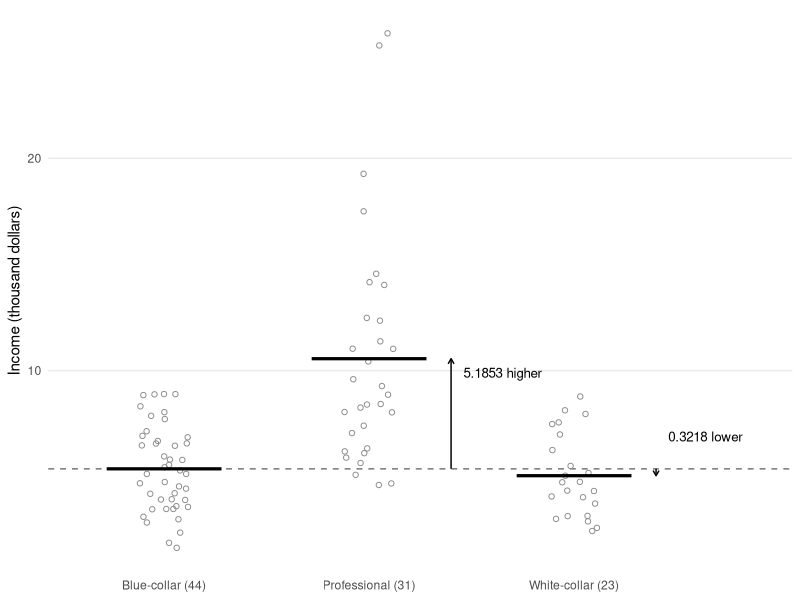
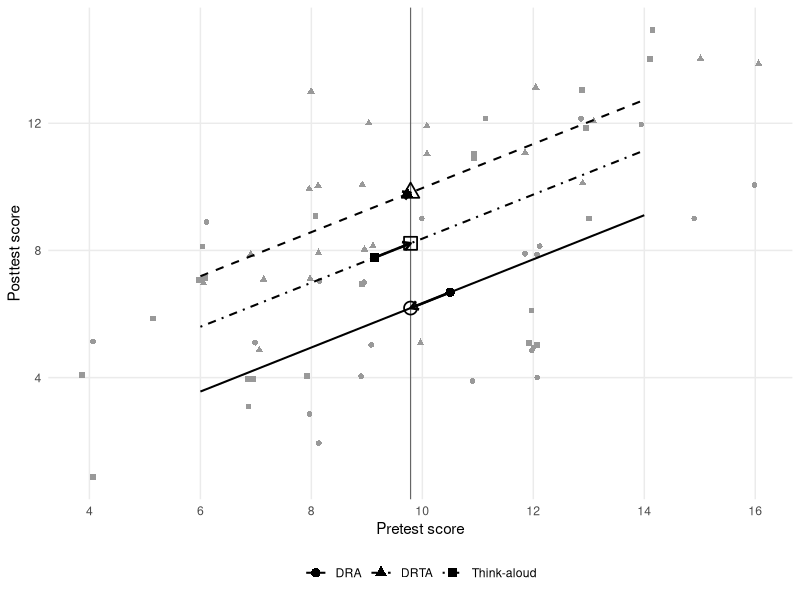
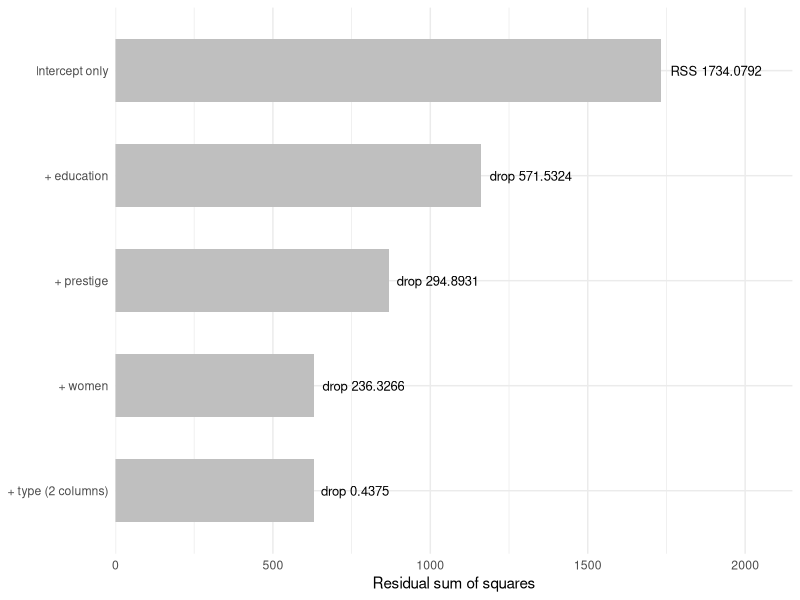
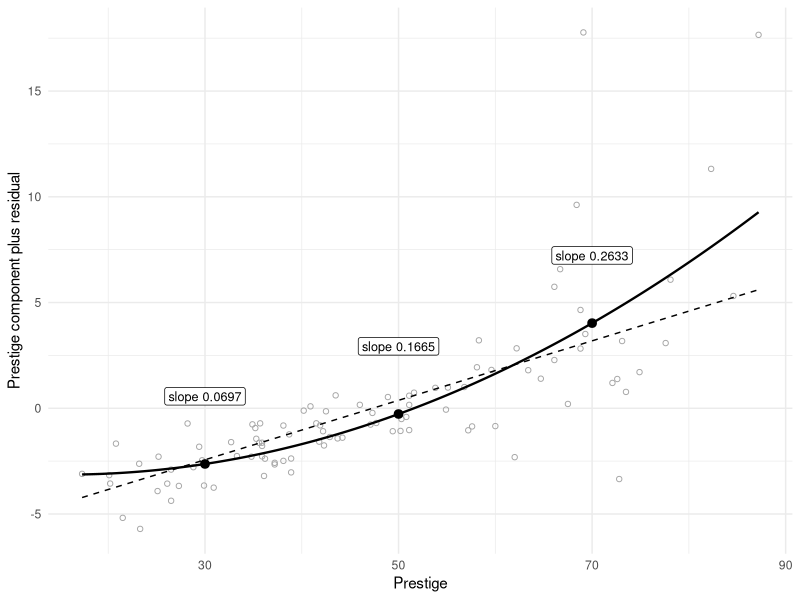
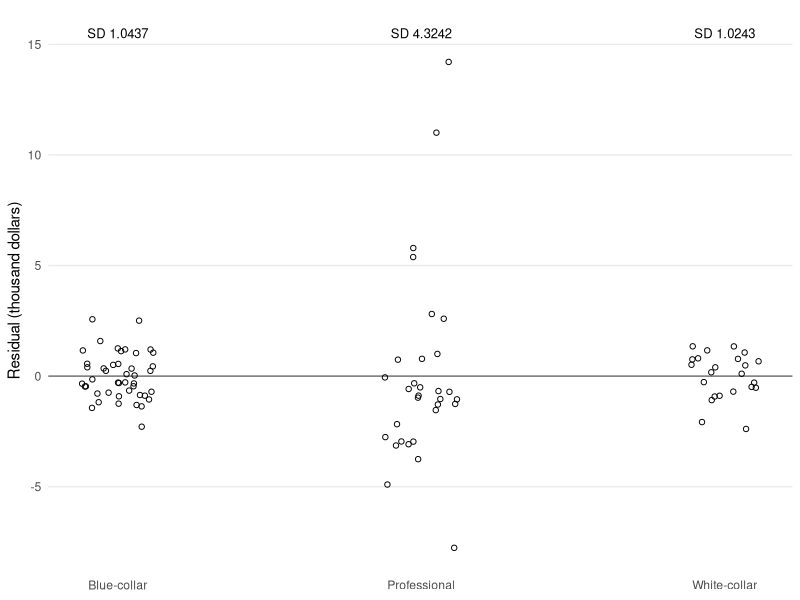
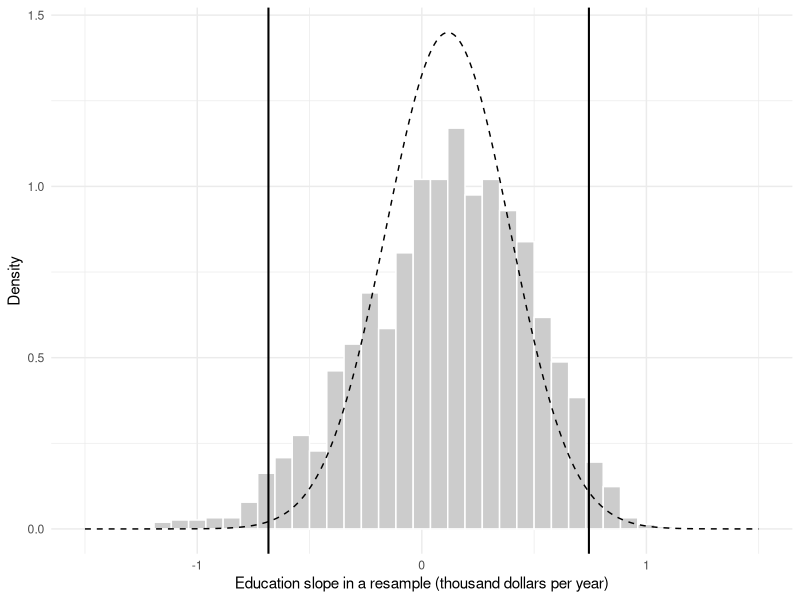
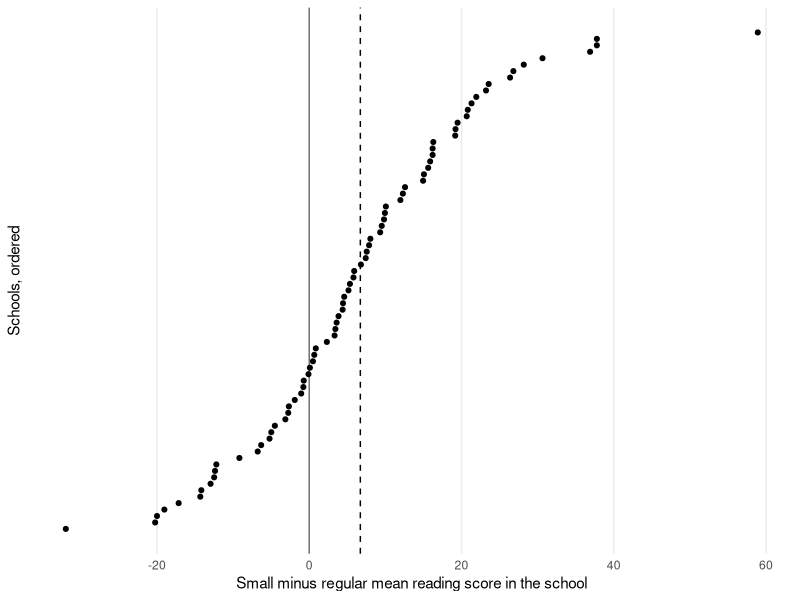

Generate these figures, in order, with R:
## ---- chunk 1
#| label: setup
#| include: false
knitr::opts_chunk$set(echo = FALSE, warning = FALSE, message = FALSE,
  fig.pos = "!ht")
if (knitr::is_latex_output()) knitr::opts_chunk$set(dev = "cairo_pdf")
options(digits = 7, width = 68)
ggplot2::theme_set(ggplot2::theme_minimal(base_size = 11))
## ---- chunk 2
#| label: ch9-records-prepare
#| include: false
prestige <- carData::Prestige
prestige$income_k <- prestige$income / 1000
d <- prestige[!is.na(prestige$type), ]
d$type <- factor(d$type, levels = c("bc", "prof", "wc"))
## ---- chunk 3
#| label: ch9-records
#| echo: true
m0 <- lm(income_k ~ education, data = d)
m1 <- lm(income_k ~ education + prestige, data = d)
m2 <- lm(income_k ~ education + prestige + women + type, data = d)
## ---- chunk 4
#| label: ch9-group-means
#| echo: true
group_fit <- lm(income_k ~ type, data = d)
coef(group_fit)
## ---- chunk 5
#| label: fig-ch9-indicators
#| fig-width: 6.4
#| fig-height: 3.1
#| fig-cap: "Income of the 98 occupations by type. Bars mark the group means; the dashed line is the blue-collar mean, the intercept, and the arrows are the two indicator coefficients, 5.1853 and −0.3218."
#| fig-alt: "Jittered open circles of income in thousand dollars for 44 blue-collar, 31 professional and 23 white-collar occupations, with a thick bar at each group mean, about 5.37, 10.56 and 5.05. A dashed horizontal line at the blue-collar mean runs across the plot. An upward arrow from the dashed line to the professional mean is labelled 5.1853 higher and a short downward arrow to the white-collar mean is labelled 0.3218 lower. Professional incomes spread from about 4.6 to 25.9 thousand dollars; the other two types stay below 9."
type_means <- data.frame(x = 1:3,
  mean = as.numeric(tapply(d$income_k, d$type, mean)))
ggplot2::ggplot(d, ggplot2::aes(as.numeric(type), income_k)) +
  ggplot2::geom_hline(yintercept = type_means$mean[1], linetype = 2,
    colour = "grey45") +
  ggplot2::geom_point(shape = 1, colour = "grey55",
    position = ggplot2::position_jitter(width = .12, height = 0,
      seed = 12345)) +
  ggplot2::geom_segment(data = type_means, ggplot2::aes(x = x - .28,
    xend = x + .28, y = mean, yend = mean), linewidth = 1.1) +
  ggplot2::annotate("segment", x = c(2.4, 3.4), xend = c(2.4, 3.4),
    y = type_means$mean[1], yend = type_means$mean[2:3],
    arrow = ggplot2::arrow(length = ggplot2::unit(.15, "cm"))) +
  ggplot2::annotate("text", x = c(2.46, 3.46), y = c(9.9, 6.9),
    label = c("5.1853 higher", "0.3218 lower"), hjust = 0, size = 3.4) +
  ggplot2::scale_x_continuous(breaks = 1:3, limits = c(.6, 3.9),
    labels = c("Blue-collar (44)", "Professional (31)",
      "White-collar (23)")) +
  ggplot2::labs(x = NULL, y = "Income (thousand dollars)") +
  ggplot2::theme(panel.grid.major.x = ggplot2::element_blank(),
    panel.grid.minor = ggplot2::element_blank())
## ---- chunk 6
#| label: ch9-relevel
#| echo: true
group_fit_wc <- lm(income_k ~ relevel(type, ref = "wc"), data = d)
coef(group_fit_wc)
## ---- chunk 7
#| label: ch9-anova-identity
#| echo: true
anova(lm(income_k ~ 1, data = d), group_fit)
## ---- chunk 8
#| label: ch9-contrast
#| echo: true
c_vec <- c(0, 1, -1)
V <- vcov(group_fit)
c(estimate = sum(c_vec * coef(group_fit)),
  SE = sqrt(drop(c_vec %*% V %*% c_vec)))
## ---- chunk 9
#| label: ch9-baumann-prepare
#| include: false
reading <- carData::Baumann
reading$group <- factor(reading$group,
  levels = c("Basal", "DRTA", "Strat"),
  labels = c("DRA", "DRTA", "Think-aloud"))
## ---- chunk 10
#| label: ch9-baumann
#| echo: true
ancova <- lm(post.test.1 ~ group + pretest.1, data = reading)
coef(ancova)
predict(ancova, interval = "confidence",
  newdata = data.frame(group = levels(reading$group),
    pretest.1 = mean(reading$pretest.1)))
## ---- chunk 11
#| label: fig-ch9-ancova
#| fig-width: 6.4
#| fig-height: 3.9
#| fig-cap: "Posttest against pretest for the 66 Baumann pupils. The parallel lines are the common-slope fit over the common pretest support 6--14; each filled symbol marks a group's observed pretest and posttest means, and its arrow follows the group's line to the grand pretest mean 9.7879, where the open symbol marks the adjusted mean."
#| fig-alt: "Grey points for DRA (circles), DRTA (triangles) and Think-aloud (squares) pupils, pretest from 4 to 16 and posttest from 1 to 15, slightly jittered. Three parallel fitted lines with slope about 0.69 run from pretest 6 to 14: DRTA highest, Think-aloud in the middle and DRA lowest. A vertical line marks the grand pretest mean 9.79, where open symbols mark the adjusted means. The DRA mean, a filled circle at pretest 10.5 and posttest 6.68, moves down its line to 6.19; the Think-aloud mean, at 9.14 and 7.77, moves up to 8.22; the DRTA mean, at 9.73 and 9.77, barely moves, to 9.81, so its filled and open triangles almost coincide."
grand_pretest <- mean(reading$pretest.1)
line_grid <- expand.grid(pretest.1 = c(6, 14),
  group = levels(reading$group))
line_grid$fitted <- predict(ancova, newdata = line_grid)
shift <- data.frame(group = levels(reading$group),
  x = as.numeric(tapply(reading$pretest.1, reading$group, mean)),
  y = as.numeric(tapply(reading$post.test.1, reading$group, mean)))
shift$adjusted <- predict(ancova, newdata = data.frame(
  group = shift$group, pretest.1 = grand_pretest))
ggplot2::ggplot(reading, ggplot2::aes(pretest.1, post.test.1,
    shape = group, linetype = group)) +
  ggplot2::geom_point(colour = "grey60", size = 1.6,
    position = ggplot2::position_jitter(width = .15, height = .15,
      seed = 12345)) +
  ggplot2::geom_line(data = line_grid, ggplot2::aes(y = fitted),
    linewidth = .7) +
  ggplot2::geom_vline(xintercept = grand_pretest, colour = "grey40",
    linewidth = .4) +
  ggplot2::geom_segment(data = shift, ggplot2::aes(x = x, y = y,
    xend = grand_pretest, yend = adjusted), inherit.aes = FALSE,
    linewidth = .9,
    arrow = ggplot2::arrow(length = ggplot2::unit(.22, "cm"))) +
  ggplot2::geom_point(data = shift, ggplot2::aes(x, y), size = 2.8) +
  ggplot2::geom_point(data = shift, ggplot2::aes(grand_pretest, adjusted),
    shape = c(1, 2, 0), size = 3.8, stroke = .9, show.legend = FALSE) +
  ggplot2::scale_shape_manual(values = c(16, 17, 15)) +
  ggplot2::scale_linetype_manual(values = c(1, 2, 4)) +
  ggplot2::scale_x_continuous(breaks = seq(4, 16, 2)) +
  ggplot2::labs(x = "Pretest score", y = "Posttest score", shape = NULL,
    linetype = NULL) +
  ggplot2::theme(legend.position = "bottom",
    panel.grid.minor = ggplot2::element_blank())
## ---- chunk 12
#| label: ch9-three-analyses
#| echo: true
post_only <- lm(post.test.1 ~ group, data = reading)
gain <- lm(post.test.1 ~ group + offset(pretest.1), data = reading)
## ---- chunk 13
#| label: ch9-parallel
#| echo: true
varying_slopes <- lm(post.test.1 ~ group * pretest.1, data = reading)
anova(ancova, varying_slopes)
## ---- chunk 14
#| label: fig-ch9-rss
#| fig-width: 6.4
#| fig-height: 2.6
#| fig-cap: "Residual sum of squares as columns are added to the occupation model on the same 98 records; each label gives the drop that the added column or block buys."
#| fig-alt: "Horizontal bars of residual sum of squares for five nested models. The intercept-only bar is labelled RSS 1734.0792; adding education drops it by 571.5324, adding prestige by 294.8931, adding the percentage of women by 236.3266, and adding the two type columns by only 0.4375, so the last two bars look the same length."
rss_path <- data.frame(model = c("Intercept only", "+ education",
    "+ prestige", "+ women", "+ type (2 columns)"),
  rss = sapply(list(lm(income_k ~ 1, data = d), m0, m1,
    lm(income_k ~ education + prestige + women, data = d), m2),
    deviance))
rss_path$label <- paste(c("RSS", rep("drop", nrow(rss_path) - 1)),
  format(round(c(rss_path$rss[1], -diff(rss_path$rss)), 4), digits = 15,
    scientific = FALSE, trim = TRUE))
rss_path$model <- factor(rss_path$model, levels = rev(rss_path$model))
ggplot2::ggplot(rss_path, ggplot2::aes(rss, model)) +
  ggplot2::geom_col(width = .6, fill = "grey75") +
  ggplot2::geom_text(ggplot2::aes(label = label), hjust = -.1,
    size = 3.3) +
  ggplot2::scale_x_continuous(limits = c(0, 2150), expand = c(0, 0)) +
  ggplot2::labs(x = "Residual sum of squares", y = NULL)
## ---- chunk 15
#| label: ch9-blocks
#| echo: true
#| results: hide
no_type <- lm(income_k ~ education + prestige + women, data = d)
anova(m1, m2)
anova(no_type, m2)
## ---- chunk 16
#| label: ch9-likelihood
#| echo: true
c(logLik = logLik(m2), AIC = AIC(m2), BIC = BIC(m2))
## ---- chunk 17
#| label: ch9-quadratic
#| echo: true
m2q <- lm(income_k ~ education + prestige + I(prestige^2) + women + type,
  data = d)
anova(m2, m2q)
## ---- chunk 18
#| label: fig-ch9-quadratic
#| fig-width: 6.4
#| fig-height: 3.4
#| fig-cap: "Component-plus-residual display for prestige in the model with a squared prestige term. The solid curve is the fitted quadratic component and the dashed line the linear component of the additive model; the labels give the curve's slope at prestige 30, 50 and 70."
#| fig-alt: "Open grey circles for the 98 occupations, prestige from 17.3 to 87.2 on the horizontal axis and component plus residual from about −6 to 18 on the vertical axis. A solid curve rises slowly at low prestige and more steeply at high prestige; a dashed straight line crosses it twice. Black dots on the curve at prestige 30, 50 and 70 carry the labels slope 0.0697, slope 0.1665 and slope 0.2633."
b_q <- coef(m2q)
component <- function(x) b_q["prestige"] * x + b_q["I(prestige^2)"] * x^2
centre <- mean(component(d$prestige))
partial_data <- data.frame(prestige = d$prestige,
  partial = component(d$prestige) - centre + residuals(m2q))
curve_grid <- data.frame(prestige = seq(17.3, 87.2, length.out = 200))
curve_grid$quadratic <- component(curve_grid$prestige) - centre
curve_grid$linear <- coef(m2)["prestige"] *
  (curve_grid$prestige - mean(d$prestige))
marks <- data.frame(prestige = c(30, 50, 70))
marks$partial <- component(marks$prestige) - centre
marks$label <- paste("slope", format(round(
  b_q["prestige"] + 2 * b_q["I(prestige^2)"] * marks$prestige, 4),
  digits = 15, scientific = FALSE, trim = TRUE))
ggplot2::ggplot(partial_data, ggplot2::aes(prestige, partial)) +
  ggplot2::geom_point(shape = 1, colour = "grey65") +
  ggplot2::geom_line(data = curve_grid, ggplot2::aes(y = linear),
    linetype = 2) +
  ggplot2::geom_line(data = curve_grid, ggplot2::aes(y = quadratic),
    linewidth = .8) +
  ggplot2::geom_point(data = marks, size = 2.6) +
  ggplot2::geom_label(data = marks, ggplot2::aes(y = partial + 3.2,
    label = label), size = 3.2, linewidth = 0) +
  ggplot2::labs(x = "Prestige", y = "Prestige component plus residual")
## ---- chunk 19
#| label: ch9-log-outcome
#| echo: true
m_log <- lm(log(income) ~ education + prestige + women + type, data = d)
100 * (exp(coef(m_log)[c("education", "prestige", "women")]) - 1)
## ---- chunk 20
#| label: fig-ch9-spread
#| fig-width: 6.4
#| fig-height: 3
#| fig-cap: "Residuals of the full occupation model by type, with each type's residual SD."
#| fig-alt: "Jittered open circles of residuals in thousand dollars, one column per type, around a horizontal line at zero. Blue-collar and white-collar residuals stay between about −2.4 and 2.6, with SDs 1.0437 and 1.0243; professional residuals run from about −7.8 to 14.2, with SD 4.3242."
spread <- data.frame(type = as.numeric(d$type), residual = residuals(m2))
type_sd <- data.frame(type = 1:3, label = paste("SD", format(round(
  tapply(spread$residual, d$type, sd), 4), digits = 15, scientific = FALSE,
  trim = TRUE)))
ggplot2::ggplot(spread, ggplot2::aes(type, residual)) +
  ggplot2::geom_hline(yintercept = 0, colour = "grey45") +
  ggplot2::geom_point(shape = 1, position = ggplot2::position_jitter(
    width = .12, height = 0, seed = 12345)) +
  ggplot2::geom_text(data = type_sd, ggplot2::aes(type, 15.5,
    label = label), size = 3.3) +
  ggplot2::scale_x_continuous(breaks = 1:3,
    labels = c("Blue-collar", "Professional", "White-collar")) +
  ggplot2::labs(x = NULL, y = "Residual (thousand dollars)") +
  ggplot2::theme(panel.grid.major.x = ggplot2::element_blank(),
    panel.grid.minor = ggplot2::element_blank())
## ---- chunk 21
#| label: ch9-bootstrap
#| include: false
set.seed(90909)
B <- 2000
boot_education <- replicate(B, {
  rows <- sample.int(nrow(d), replace = TRUE)
  coef(lm(income_k ~ education + prestige + women + type,
    data = d[rows, ]))["education"]
})
## ---- chunk 22
#| label: fig-ch9-bootstrap
#| fig-width: 6.4
#| fig-height: 3
#| fig-cap: "The 2,000 case-resampled education slopes (seed 90909). Solid lines mark the percentile interval; the dashed curve is the Normal distribution with the classical SE 0.2752."
#| fig-alt: "Histogram of refitted education slopes from about −1.2 to 1.1, centred near 0.1 and slightly longer on the left, with solid vertical lines at −0.683 and 0.744. A dashed Normal curve centred at 0.1164 is narrower and taller than the histogram."
normal_curve <- data.frame(x = seq(-1.5, 1.5, length.out = 300))
normal_curve$density <- dnorm(normal_curve$x, coef(m2)["education"],
  sqrt(vcov(m2)["education", "education"]))
ggplot2::ggplot(data.frame(slope = boot_education),
    ggplot2::aes(slope)) +
  ggplot2::geom_histogram(ggplot2::aes(y = ggplot2::after_stat(density)),
    bins = 40, fill = "grey80", colour = "white") +
  ggplot2::geom_line(data = normal_curve, ggplot2::aes(x, density),
    linetype = 2) +
  ggplot2::geom_vline(xintercept = quantile(boot_education,
    c(.025, .975)), linewidth = .7) +
  ggplot2::labs(x = "Education slope in a resample (thousand dollars per year)",
    y = "Density")
## ---- chunk 23
#| label: ch9-star-prepare
data("STAR", package = "AER")
star_vars <- c("stark", "readk", "lunchk", "gender", "ethnicity",
  "experiencek", "schoolidk")
star_two_arm <- !is.na(STAR$stark) & STAR$stark %in% c("regular", "small")
star_df <- droplevels(STAR[star_two_arm &
  complete.cases(STAR[, star_vars]), star_vars])
star_df$stark <- relevel(star_df$stark, ref = "regular")
star_observed <- droplevels(STAR[star_two_arm & !is.na(STAR$readk),
  c("stark", "readk", "schoolidk")])
star_observed$stark <- relevel(star_observed$stark, ref = "regular")
## ---- chunk 24
#| label: ch9-star-models
#| echo: true
star_unadjusted <- lm(readk ~ stark, data = star_df)
star_primary <- lm(readk ~ stark + lunchk + gender + ethnicity +
  experiencek + schoolidk, data = star_df)
## ---- chunk 25
#| label: fig-ch9-star-schools
#| fig-width: 6.4
#| fig-height: 3
#| fig-cap: "Small-minus-regular mean reading difference in each of the 78 schools that observed both class types, ordered by size. The dashed line is their unweighted mean, 6.7094."
#| fig-alt: "Dot plot of 78 school differences, one dot per school, rising from about −32 to 59 reading points in an S-shaped column; 25 dots lie left of the solid zero line, and a dashed line marks the mean, about 6.71."
school_means <- with(star_observed,
  tapply(readk, list(schoolidk, stark), mean))
school_diff <- sort(school_means[, "small"] - school_means[, "regular"])
ggplot2::ggplot(data.frame(difference = school_diff,
    school = seq_along(school_diff)), ggplot2::aes(difference, school)) +
  ggplot2::geom_vline(xintercept = 0, colour = "grey45") +
  ggplot2::geom_vline(xintercept = mean(school_diff), linetype = 2) +
  ggplot2::geom_point(size = 1.4) +
  ggplot2::labs(x = "Small minus regular mean reading score in the school",
    y = "Schools, ordered") +
  ggplot2::theme(axis.text.y = ggplot2::element_blank(),
    panel.grid.major.y = ggplot2::element_blank(),
    panel.grid.minor = ggplot2::element_blank())
## ---- chunk 26
#| label: ch9-star-cluster
#| echo: true
star_V <- sandwich::vcovCL(star_primary, cluster = star_df$schoolidk,
  type = "HC1", cadjust = TRUE)
sqrt(star_V["starksmall", "starksmall"])
## ---- chunk 27
#| label: ch9-numerical-checks
#| include: false
local({
  near <- function(x, y, tol = 5e-5)
    stopifnot(length(x) == length(y), all(abs(unname(x) - y) < tol))
  stopifnot(nrow(d) == 98, df.residual(m2) == 92)
  near(c(deviance(group_fit), anova(lm(income_k ~ 1, d), group_fit)$F[2],
    summary(group_fit)$r.squared), c(1138.1230, 24.8725, .3437))
  c0 <- c(0, 1, -1)
  c2 <- c(0, 0, 0, 0, 1, -1)
  near(c(sum(c0 * coef(group_fit)),
    sqrt(drop(c0 %*% vcov(group_fit) %*% c0)),
    sum(c2 * coef(m2)), sqrt(drop(c2 %*% vcov(m2) %*% c2))),
    c(5.5071, .9525, .0889, 1.0800))
  candidates <- list(lm(income_k ~ education + women, d),
    lm(income_k ~ prestige + women, d), m2)
  near(sapply(candidates, AIC), c(486.3288, 469.3428, 474.6040))
  near(sapply(candidates, BIC), c(496.6687, 479.6827, 492.6988))
  near(coef(m2)[2:4] * sapply(d[c('education','prestige','women')], sd) /
    sd(d$income_k), c(.0757, .5685, -.3971))
  near(sapply(c('education','prestige','women'), function(v)
    summary(m2)$r.squared - summary(update(m2,
      as.formula(paste('. ~ . -', v))))$r.squared), c(.0007,.0625,.1212))
  near(tapply(residuals(m_log), d$type, sd), c(.1937,.3276,.1607))
  near(c(sd(boot_education), quantile(boot_education,c(.025,.975))),
    c(.3699,-.6830,.7440))
  set.seed(90909)
  draws <- replicate(2000, {
    rows <- sample.int(nrow(d), replace=TRUE)
    b <- coef(lm(income_k ~ education + prestige + women + type,d[rows,]))
    c(b['education'], b['typeprof']-b['typewc'], b['typeprof'])
  })
  stopifnot(all(is.finite(draws)))
  near(apply(draws,1,sd), c(.3699,1.1187,1.9926))
  near(coef(ancova)[-1],c(3.6266,2.0362,.6932))
  near(anova(ancova,varying_slopes)$F[2],1.5054)
  stopifnot(nrow(star_observed)==3745,nrow(star_df)==3735,
    nlevels(star_df$schoolidk)==79,length(school_diff)==78)
  fits <- list(lm(readk ~ stark,star_observed),star_unadjusted,
    star_primary,lm(readk ~ stark + schoolidk,star_observed))
  clusters <- list(star_observed$schoolidk,star_df$schoolidk,
    star_df$schoolidk,star_observed$schoolidk)
  rows <- t(sapply(seq_along(fits),function(i) {
    f <- fits[[i]]
    get_se <- function(V) sqrt(V['starksmall','starksmall'])
    c(coef(f)['starksmall'],get_se(vcov(f)),
      get_se(sandwich::vcovHC(f,type='HC3')),
      get_se(sandwich::vcovCL(f,cluster=clusters[[i]],
        type='HC1',cadjust=TRUE)))
  }))
  expected <- rbind(c(5.8151,1.0377,1.0416,1.8476),
    c(5.8955,1.0399,1.0439,1.8491),c(6.6575,.9161,.9509,1.6974),
    c(6.6273,.9504,.9860,1.7797))
  near(as.vector(rows),as.vector(expected))
})
